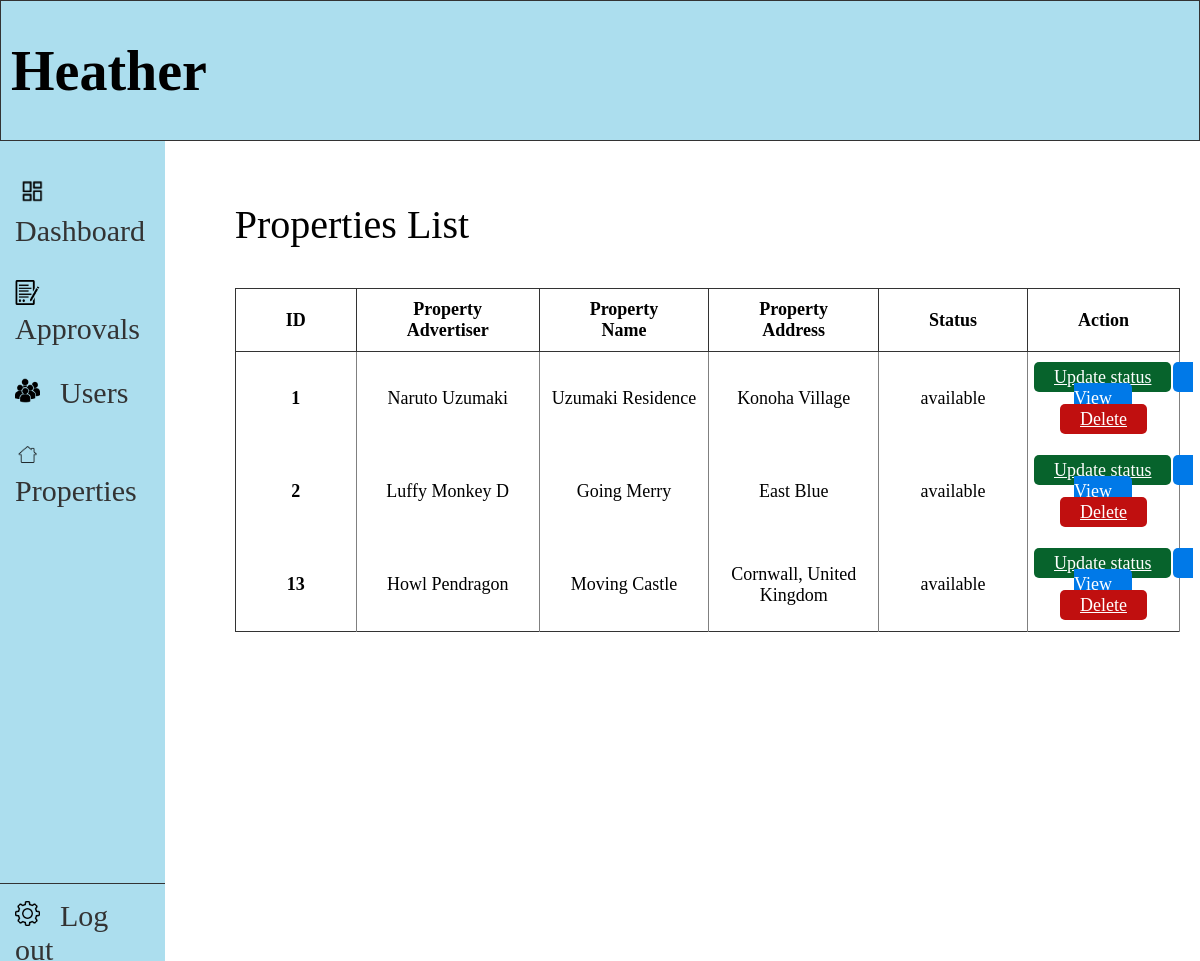
The app's page /admin/propertyList.php with its own data.
### tables this page shows
CREATE TABLE `property` (
  `PROP_ID` int(11) NOT NULL,
  `PROP_NAME` varchar(75) DEFAULT NULL,
  `ADVERTISER_ID` int(11) NOT NULL,
  `PROP_ADDRESS` varchar(100) DEFAULT NULL,
  `POSTCODE` int(11) DEFAULT NULL,
  `FLOOR_AREA` decimal(10,2) DEFAULT NULL,
  `ROOM_NUM` int(11) NOT NULL,
  `PROP_DESCRIPTION` varchar(100) DEFAULT NULL,
  `PROP_PRICE` decimal(10,2) DEFAULT NULL,
  `PROP_RULES` varchar(100) DEFAULT NULL,
  `image` varchar(100) DEFAULT NULL,
  `status` varchar(20) NOT NULL DEFAULT 'pending'
);

### admin/propertyList.php (the view, shortened to what this page needs)
<!DOCTYPE html>
<html lang="en">
<head>
</head>
<body>
<header>
    <h1>Heather</h1>
</header>
<div class="container">
    <nav>
        <a href="#dashboard" onclick="redirectPage('adminDashboard')"><img class="sidebar-image" src= "../img/dashboard.png" width="35px" >Dashboard</a>
        <a href="#approvals" onclick="redirectPage('approvalList')"><img class="sidebar-image" src= "../img/form.png" width="25px" style="padding-right:15px">Approvals</a>
        <a href="#users" onclick="redirectPage('userList')"><img class="sidebar-image" src= "../img/users.png" width="25px" style="padding-right:20px">Users</a>
        <a href="#properties" onclick="redirectPage('propertyList')"><img class="sidebar-image" src= "../img/property.png" width="25px" style="padding-right:20px">Properties</a>
        <a href="#logout" class="logout" style="border-top: 0.5px solid #333" onclick="redirectPage('adminLoginPage')"><img class="sidebar-image" src= "../img/settings.png" width="25px" style="padding-right:20px">Log out</a>
    </nav>
    <div class="content">
        <p class="page-header" style="display:inline-block">Properties List</p>
        <table class="table">
            <thead>
                <tr>
                <th scope="col">ID</th>
                <th scope="col">Property Advertiser</th>
                <th scope="col">Property Name</th>
                <th scope="col">Property Address</th>
                <th scope="col">Status</th>
                <th scope="col">Action</th>
                </tr>
            </thead>
            <tbody>
                <?php
                    include "../connection.php";
                    $sql = "SELECT property.PROP_ID, property.ADVERTISER_ID, CONCAT(users.USER_FNAME, ' ', users.USER_LNAME) AS user_name, property.PROP_NAME, property.PROP_ADDRESS, property.status
                    FROM property
                    INNER JOIN users ON property.ADVERTISER_ID = users.USER_ID
                    WHERE property.status = 'available' OR property.status = 'unavailable'";
                    $result = $conn->query($sql);
                    while($row=$result->fetch_assoc())
                    {
                        echo "<tr>
                                <th scope='row'>{$row['PROP_ID']}</th>
                                <td>{$row['user_name']}</td>
                                <td>{$row['PROP_NAME']}</td>
                                <td>{$row['PROP_ADDRESS']}</td>
                                <td>{$row['status']}</td>
                                <td>
                                <a class='button success-button' href='editPropertyList.php?PROP_ID={$row['PROP_ID']}'> Update status </a>
                                <a class='button view-button' href='approval/view.php?PROP_ID={$row['PROP_ID']}' onclick=> View </a>
                                <a class='button danger-button' href='deleteList.php?PROP_ID={$row['PROP_ID']}'> Delete </a>
                                </td>
                             </tr>";
                    }
                ?>
            </tbody>
        </table>
    </div>
</div>
</body>
</html>

### admin/propertyList.php (style rules this page uses)
body, html { height: 100%; margin: 0; padding: 0; font-family: Inria Serif; overflow: hidden; }
header { background-color: #ACDEEE; padding-left: 10px; border: 0.5px solid #333; font-size: 28px; }
.container { display: flex; height: 100vh; }
nav { width: 300px; height: 100%; background-color: #ACDEEE; overflow-x: hidden; padding-top: 20px; }
nav a { padding: 15px; text-decoration: none; font-size: 30px; color: #333; display: block; }
.content { flex: 1; padding: 20px; }
.sidebar-image { padding-right: 10px; }
.logout { margin-top: 360px; }
.page-header { font-size: 40px; margin-left: 50px; }
table { margin-left: 50px; }
table, th[scope="col"] { font-size: large; border: 1px solid #333; border-collapse: collapse; padding: 10px 50px 10px 50px; }
td, th[scope="row"] { display: table-cell; padding: 15px 5px 15px 5px; border-right: 1px solid grey; text-align: center; }
.button { padding: 5px 20px 5px 20px; border: none; border-radius: 5px; color: white; cursor: pointer; margin: 1px; }
.view-button { background: #0079E8; }
.success-button { background: #07632C; }
.danger-button { background: #C00F0F; }

### records on screen
property: PROP_ID "1", user_name "Naruto Uzumaki", PROP_NAME "Uzumaki Residence", PROP_ADDRESS "Konoha Village", status "available"
property: PROP_ID "2", user_name "Luffy Monkey D", PROP_NAME "Going Merry", PROP_ADDRESS "East Blue", status "available"
property: PROP_ID "13", user_name "Howl Pendragon", PROP_NAME "Moving Castle", PROP_ADDRESS "Cornwall, United Kingdom", status "available"
